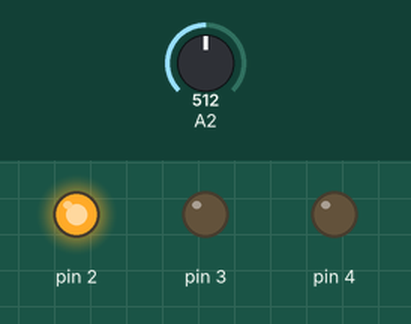
Simulated run of this sketch. Board: Arduino Uno, built with avr-gcc and run on an emulated ATmega328P. Parts: output pins drawn as LEDs (lit = HIGH). The test bench sets the inputs (shaded band); at power-on: A2 = 512. Pins used as bus, display or sensor lines are not drawn; what the sketch prints to the serial monitor is not drawn.

Above: at 1.2 s.
1.3 s: A2 set to 608
2.8 s: A2 set to 623
At 4.0 s:
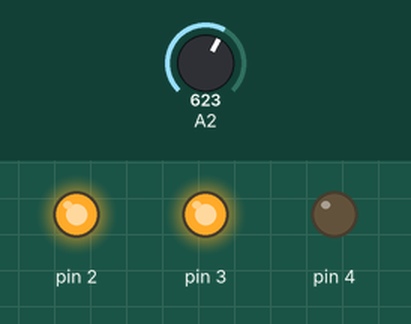
4.3 s: A2 set to 807
5.8 s: A2 set to 833
At 6.8 s:
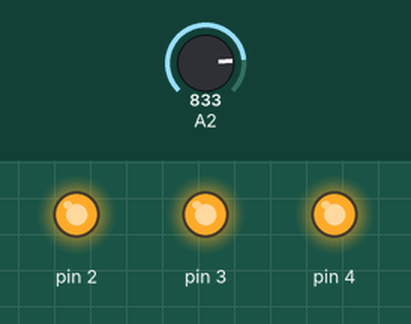
7.3 s: A2 set to 306
At 7.8 s:
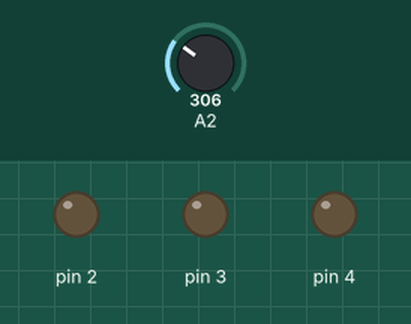
8.8 s: A2 set to 402
10.3 s: A2 set to 419
At 11.0 s:
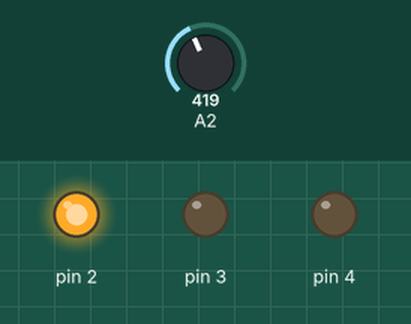
Timing chart, 0 to 12.8 s (numbered marks = the images above; inputs shaded):
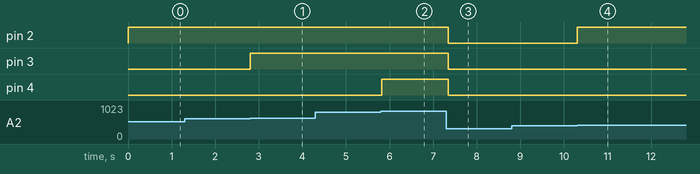

The sketch:

ledthing2.ino
```cpp
#define R_PORTD 0x2B
#define R_DDRD 0x2A
#define R_PIND 0x29

#define R_ADCSRA 0x7A
#define R_ADMUX 0x7C
#define R_ADCL 0x78
#define R_ADCH 0x79

#define DEREF_REG(__reg) (*(REGISTER)(__reg))

typedef uint8_t* REGISTER;


void setup() {
	DEREF_REG(R_PORTD) = 0x00;
	DEREF_REG(R_DDRD) = 0x1F;

	DEREF_REG(R_ADCSRA) = 0b10000111;
	DEREF_REG(R_ADMUX) =  0b01000010;

	Serial.begin(9600);
	Serial.println("Board started");
}

void loop() {
	DEREF_REG(R_ADCSRA) |= 0b01000000;

	while ((DEREF_REG(R_ADCSRA) & 0x40) == 0x40)
		delay(1);

	int val = (uint16_t)DEREF_REG(R_ADCL) | (((uint16_t)DEREF_REG(R_ADCH) & 0b00000011) << 8);

	DEREF_REG(R_PORTD) = 0x1F>>(4-val*5/(1<<10));

	delay(50);
}
```

Measured:
- the behaviour switches between 614 and 615 on A2 (found by bisection; images 0 and 1)
- the behaviour switches between 819 and 820 on A2 (found by bisection; images 1 and 2)
- the behaviour switches between 409 and 410 on A2 (found by bisection; images 3 and 4)
- after the input at 1.3 s, every drawn part: stays the same
- after the input at 2.8 s, pin 3: LOW → HIGH at once
- after the input at 4.3 s, every drawn part: stays the same
- after the input at 5.8 s, pin 4: LOW → HIGH at once
- after the input at 7.3 s, pin 2–4: HIGH → LOW after 0.05 s
- after the input at 8.8 s, every drawn part: stays the same
- after the input at 10.3 s, pin 2: LOW → HIGH at once
